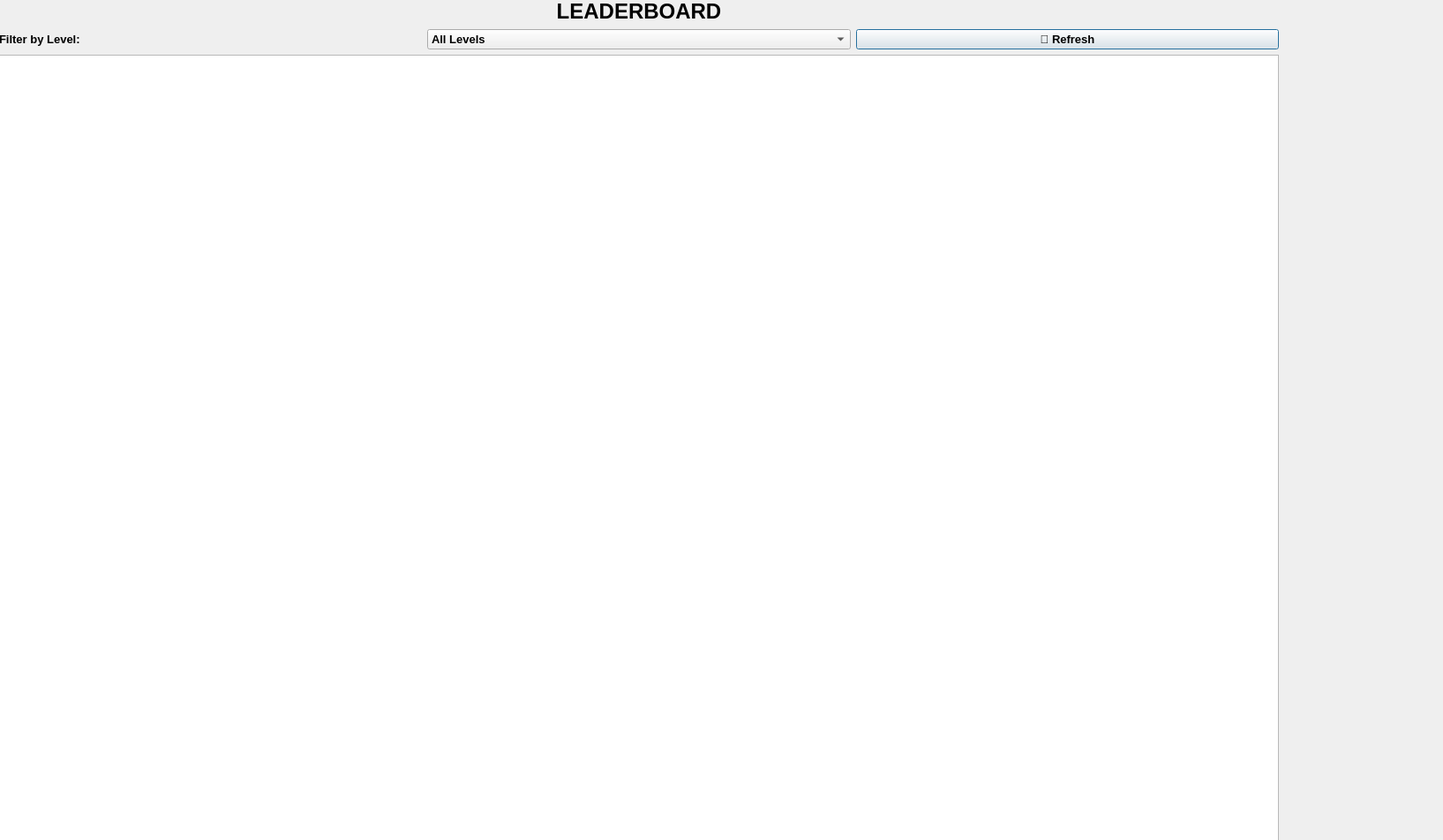
<?xml version="1.0" encoding="UTF-8"?>
<ui version="4.0">
 <class>LeaderboardPage</class>
 <widget class="QDialog" name="LeaderboardPage">
  <property name="geometry">
   <rect>
    <x>0</x>
    <y>0</y>
    <width>1635</width>
    <height>952</height>
   </rect>
  </property>
  <property name="windowTitle">
   <string>Dialog</string>
  </property>
  <widget class="QWidget" name="verticalLayoutWidget">
   <property name="geometry">
    <rect>
     <x>-1</x>
     <y>-1</y>
     <width>1450</width>
     <height>1173</height>
    </rect>
   </property>
   <layout class="QVBoxLayout" name="verticalLayout_3">
    <item>
     <widget class="QLabel" name="lblTitle">
      <property name="font">
       <font>
        <pointsize>18</pointsize>
        <bold>true</bold>
       </font>
      </property>
      <property name="text">
       <string>LEADERBOARD</string>
      </property>
      <property name="alignment">
       <set>Qt::AlignmentFlag::AlignCenter</set>
      </property>
      <property name="openExternalLinks">
       <bool>false</bool>
      </property>
     </widget>
    </item>
    <item>
     <layout class="QHBoxLayout" name="horizontalLayout">
      <item>
       <widget class="QLabel" name="label">
        <property name="font">
         <font>
          <pointsize>10</pointsize>
          <bold>true</bold>
         </font>
        </property>
        <property name="text">
         <string>Filter by Level:</string>
        </property>
       </widget>
      </item>
      <item>
       <widget class="QComboBox" name="cbLevelFilter">
        <property name="font">
         <font>
          <pointsize>10</pointsize>
          <bold>true</bold>
         </font>
        </property>
        <item>
         <property name="text">
          <string notr="true">All Levels</string>
         </property>
        </item>
        <item>
         <property name="text">
          <string>EASY</string>
         </property>
        </item>
        <item>
         <property name="text">
          <string>MEDIUM</string>
         </property>
        </item>
        <item>
         <property name="text">
          <string>HARD</string>
         </property>
        </item>
       </widget>
      </item>
      <item>
       <widget class="QPushButton" name="btnRefresh">
        <property name="font">
         <font>
          <pointsize>10</pointsize>
          <bold>true</bold>
         </font>
        </property>
        <property name="text">
         <string>🔄 Refresh</string>
        </property>
       </widget>
      </item>
     </layout>
    </item>
    <item>
     <widget class="QTableWidget" name="tableWidget"/>
    </item>
   </layout>
  </widget>
 </widget>
 <resources/>
 <connections/>
</ui>
